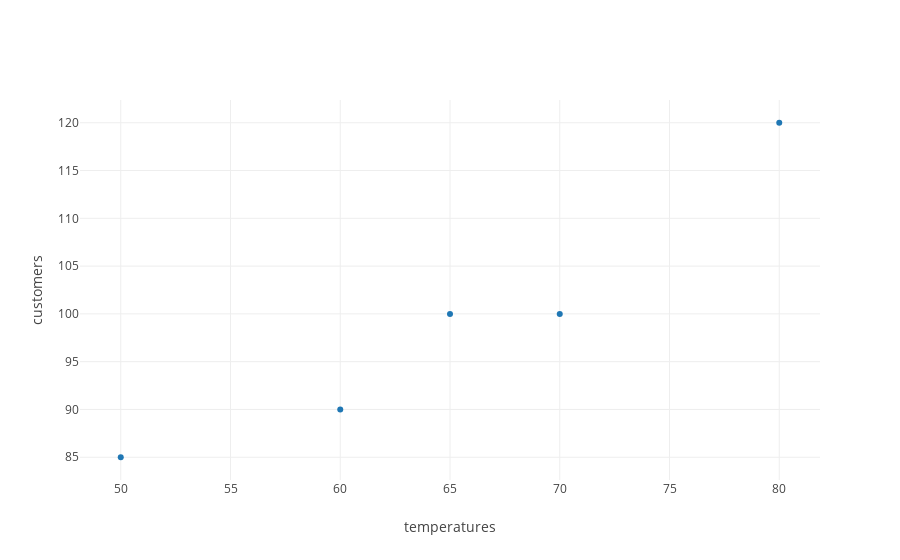

The notebook cell saved with this chart:
### Markdown cell above
From there, we create a plot of this data.

### Code cell
from graph import plot, trace_values
layout = {'yaxis': {'title': 'customers'}, 'xaxis': {'title': 'temperatures'}}
actual_trace = trace_values(temperatures, amounts, name = 'actual customers')
plot([actual_trace], layout = layout)

### Figure 1 — Plotly figure (JSON) as saved in the notebook; plotly's stock layout.template omitted (floating-point values rounded to 4 significant figures)
{"data": [{"mode": "markers", "name": "actual customers", "text": [], "type": "scatter", "uid": "43a4bf4f-966d-417a-9938-83bbb6a3f475", "x": [80, 65, 50, 70, 60], "y": [120, 100, 85, 100, 90]}], "layout": {"autosize": true, "xaxis": {"autorange": true, "range": [48.16, 81.84], "title": {"text": "temperatures"}, "type": "linear"}, "yaxis": {"autorange": true, "range": [82.44, 122.6], "title": {"text": "customers"}, "type": "linear"}}}
